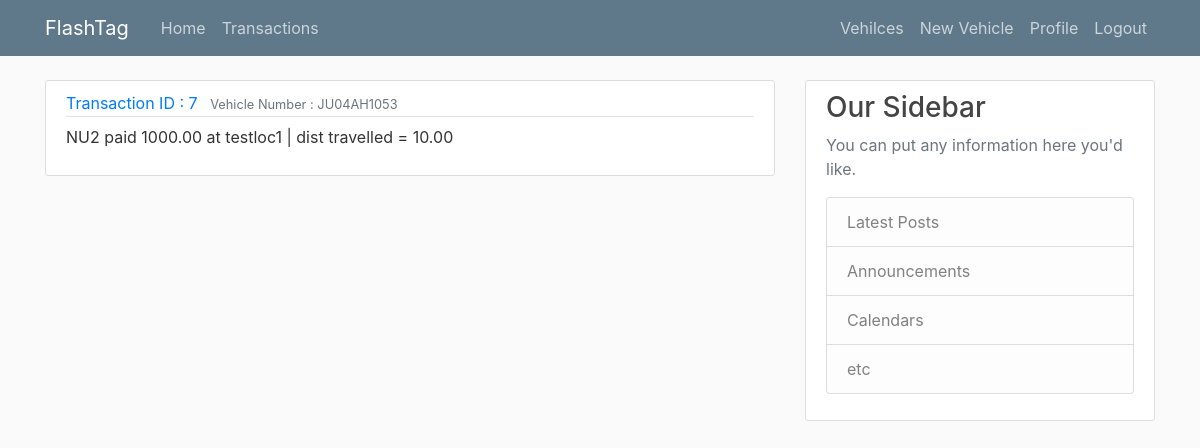
Screenshot of /transactions/7/ (signed in) with the database file from the repository.
### Transaction/models.py (models this page shows, shortened)
class Transaction(models.Model):
    user = models.ForeignKey(DjangoUser, on_delete=models.CASCADE)
    toll  = models.ForeignKey(Toll, on_delete=models.CASCADE)
    vehicle_number = models.ForeignKey(Vehicle, on_delete=models.CASCADE)
    vehicle_distance = models.DecimalField(max_digits=10,decimal_places=2)
    transaction_amount = models.DecimalField(max_digits=10,decimal_places=2)
    transaction_time = models.DateTimeField(default=timezone.now)
    transaction_status = models.PositiveSmallIntegerField(choices=STATUS_CHOICE,default=0)

### User/models.py (models this page shows, shortened)
class Vehicle(models.Model):
    user = models.ForeignKey(DjangoUser, on_delete=models.CASCADE)
    vehicle_number = models.CharField(max_length = 10,primary_key=True)
    vehicle_type = models.CharField(max_length = 10)
    vehicle_model = models.CharField(max_length = 10)
    vehicle_distance = models.DecimalField(max_digits=10,decimal_places=2,default=0)

### Toll/models.py (models this page shows, shortened)
class Toll(models.Model):
    toll_name = models.CharField(max_length = 30)
    toll_location = models.CharField(max_length = 30)
    toll_charge_per_km = models.DecimalField(max_digits=10,decimal_places=2,default=100.00)
    toll_price_collected = models.DecimalField(max_digits=10,decimal_places=2,default=0.00)

### Transaction/views.py (the view)
# urls.py: path('transactions/<int:pk>/', Transaction_views.TransactionDetailView.as_view(), name='Transaction-detail'),
class TransactionDetailView(LoginRequiredMixin,DetailView):
    model = Transaction

### Transaction/templates/Transaction/transaction_detail.html (shortened to what this page needs)
{% extends "User/base.html" %}
{% block content %}
<article class="media content-section">
      <div class="media-body">
        <div class="article-metadata">
          <a class="mr-2" href="#"> Transaction ID : {{ object.id }}</a>
          <small class="text-muted"> Vehicle Number : {{ object.vehicle_number.vehicle_number }} </small>
        </div>
        <p class="article-content">{{ object.user.username }} paid {{ object.transaction_amount }} at {{ object.toll.toll_location }} | dist travelled = {{ object.vehicle_distance }}</p>
      </div>
    </article>
{% endblock content %}

### User/static/User/main.css (style rules this page uses)
body { background: #fafafa; color: #333333; margin-top: 5rem; }
.content-section { background: #ffffff; padding: 10px 20px; border: 1px solid #dddddd; border-radius: 3px; margin-bottom: 20px; }
.article-content { white-space: pre-line; }
.article-metadata { padding-bottom: 1px; margin-bottom: 4px; border-bottom: 1px solid #e3e3e3 }

### rows the page displays
Transaction: id "7", vehicle_number.vehicle_number "JU04AH1053", user.username "NU2", transaction_amount "1000.00", toll.toll_location "testloc1", vehicle_distance "10.00"
